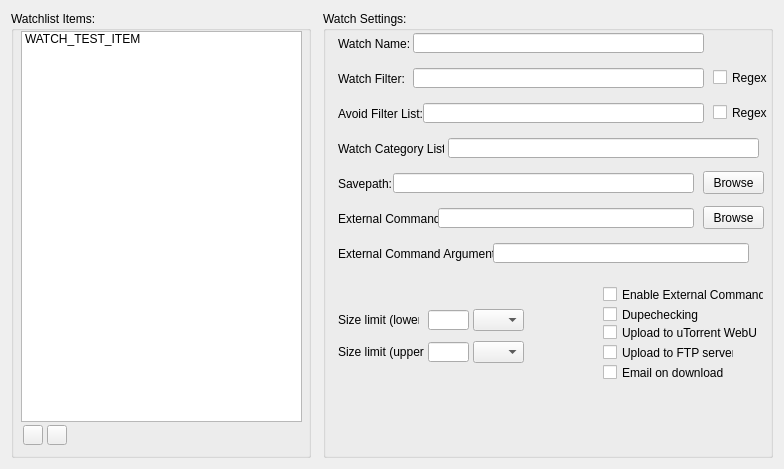
    <widget class="QWidget" name="watchlistTab">
     <attribute name="title">
      <string>Watch List</string>
     </attribute>
     <layout class="QHBoxLayout" name="horizontalLayout">
      <item>
       <widget class="QGroupBox" name="watchlistGroup">
        <property name="sizePolicy">
         <sizepolicy hsizetype="Fixed" vsizetype="Fixed">
          <horstretch>0</horstretch>
          <verstretch>0</verstretch>
         </sizepolicy>
        </property>
        <property name="minimumSize">
         <size>
          <width>300</width>
          <height>447</height>
         </size>
        </property>
        <property name="maximumSize">
         <size>
          <width>300</width>
          <height>447</height>
         </size>
        </property>
        <property name="title">
         <string>Watchlist Items:</string>
        </property>
        <widget class="QPushButton" name="WLGaddEntryButton">
         <property name="geometry">
          <rect>
           <x>12</x>
           <y>414</y>
           <width>20</width>
           <height>20</height>
          </rect>
         </property>
         <property name="font">
          <font>
           <family>Arial</family>
           <pointsize>16</pointsize>
           <weight>50</weight>
           <bold>false</bold>
           <kerning>true</kerning>
          </font>
         </property>
         <property name="mouseTracking">
          <bool>false</bool>
         </property>
         <property name="toolTip">
          <string>Add new watchlist entry.</string>
         </property>
         <property name="text">
          <string/>
         </property>
         <property name="icon">
          <iconset resource="icon_resources.qrc">
           <normaloff>:/guiIcons/icons/plus-icon.png</normaloff>:/guiIcons/icons/plus-icon.png</iconset>
         </property>
        </widget>
        <widget class="QPushButton" name="WLGremoveEntryButton">
         <property name="geometry">
          <rect>
           <x>36</x>
           <y>414</y>
           <width>20</width>
           <height>20</height>
          </rect>
         </property>
         <property name="font">
          <font>
           <pointsize>16</pointsize>
           <weight>75</weight>
           <bold>true</bold>
          </font>
         </property>
         <property name="toolTip">
          <string>Remove currently selected watchlist entry.</string>
         </property>
         <property name="text">
          <string/>
         </property>
         <property name="icon">
          <iconset resource="icon_resources.qrc">
           <normaloff>:/guiIcons/icons/delete-icon.png</normaloff>:/guiIcons/icons/delete-icon.png</iconset>
         </property>
        </widget>
        <widget class="QListWidget" name="WLGwatchlistItemsList">
         <property name="geometry">
          <rect>
           <x>10</x>
           <y>20</y>
           <width>281</width>
           <height>391</height>
          </rect>
         </property>
         <item>
          <property name="text">
           <string>WATCH_TEST_ITEM</string>
          </property>
         </item>
        </widget>
       </widget>
      </item>
      <item>
       <spacer name="items_settings_spacer">
        <property name="orientation">
         <enum>Qt::Horizontal</enum>
        </property>
        <property name="sizeType">
         <enum>QSizePolicy::Fixed</enum>
        </property>
        <property name="sizeHint" stdset="0">
         <size>
          <width>6</width>
          <height>20</height>
         </size>
        </property>
       </spacer>
      </item>
      <item>
       <widget class="QGroupBox" name="watchlistSettingsGroup">
        <property name="sizePolicy">
         <sizepolicy hsizetype="Fixed" vsizetype="Fixed">
          <horstretch>0</horstretch>
          <verstretch>0</verstretch>
         </sizepolicy>
        </property>
        <property name="minimumSize">
         <size>
          <width>450</width>
          <height>447</height>
         </size>
        </property>
        <property name="maximumSize">
         <size>
          <width>450</width>
          <height>447</height>
         </size>
        </property>
        <property name="title">
         <string>Watch Settings:</string>
        </property>
        <widget class="QLineEdit" name="WLSGwatchNameTextbox">
         <property name="geometry">
          <rect>
           <x>90</x>
           <y>22</y>
           <width>291</width>
           <height>20</height>
          </rect>
         </property>
         <property name="toolTip">
          <string>The name of the watchlist item. This is for display purposes 
only and has no effect on the operation of the script.</string>
         </property>
        </widget>
        <widget class="QLabel" name="WLSGwatchNameLabel">
         <property name="geometry">
          <rect>
           <x>15</x>
           <y>25</y>
           <width>71</width>
           <height>16</height>
          </rect>
         </property>
         <property name="text">
          <string>Watch Name: </string>
         </property>
         <property name="buddy">
          <cstring>WLSGwatchNameTextbox</cstring>
         </property>
        </widget>
        <widget class="QLabel" name="WLSGwatchFilterLabel">
         <property name="geometry">
          <rect>
           <x>15</x>
           <y>60</y>
           <width>66</width>
           <height>16</height>
          </rect>
         </property>
         <property name="text">
          <string>Watch Filter:</string>
         </property>
         <property name="buddy">
          <cstring>WLSGwatchFilterTextbox</cstring>
         </property>
        </widget>
        <widget class="QLineEdit" name="WLSGwatchFilterTextbox">
         <property name="geometry">
          <rect>
           <x>90</x>
           <y>57</y>
           <width>291</width>
           <height>20</height>
          </rect>
         </property>
         <property name="toolTip">
          <string>SCCwatcher will download any release matching this filter.</string>
         </property>
        </widget>
        <widget class="QCheckBox" name="WLSGwatchFilterRegexCheck">
         <property name="geometry">
          <rect>
           <x>390</x>
           <y>58</y>
           <width>61</width>
           <height>17</height>
          </rect>
         </property>
         <property name="toolTip">
          <string>Enabe/Disable regular expressions in the watch filter.</string>
         </property>
         <property name="text">
          <string>Regex</string>
         </property>
        </widget>
        <widget class="QLabel" name="WLSGavoidFilterListLabel">
         <property name="geometry">
          <rect>
           <x>15</x>
           <y>95</y>
           <width>86</width>
           <height>16</height>
          </rect>
         </property>
         <property name="text">
          <string>Avoid Filter List: </string>
         </property>
         <property name="buddy">
          <cstring>WLSGavoidFilterListTextbox</cstring>
         </property>
        </widget>
        <widget class="QLineEdit" name="WLSGavoidFilterListTextbox">
         <property name="geometry">
          <rect>
           <x>100</x>
           <y>92</y>
           <width>281</width>
           <height>20</height>
          </rect>
         </property>
         <property name="toolTip">
          <string>SCCwatcher will avoid any release name that matches this filter.</string>
         </property>
        </widget>
        <widget class="QCheckBox" name="WLSGavoidFilterListRegexCheck">
         <property name="geometry">
          <rect>
           <x>390</x>
           <y>93</y>
           <width>61</width>
           <height>17</height>
          </rect>
         </property>
         <property name="toolTip">
          <string>Enabe/Disable regular expressions in the avoid filter.</string>
         </property>
         <property name="text">
          <string>Regex</string>
         </property>
        </widget>
        <widget class="QLabel" name="WLSGwatchCatListLabel">
         <property name="geometry">
          <rect>
           <x>15</x>
           <y>130</y>
           <width>106</width>
           <height>16</height>
          </rect>
         </property>
         <property name="text">
          <string>Watch Category List: </string>
         </property>
         <property name="buddy">
          <cstring>WLSGwatchCatListTextbox</cstring>
         </property>
        </widget>
        <widget class="QLineEdit" name="WLSGwatchCatListTextbox">
         <property name="geometry">
          <rect>
           <x>125</x>
           <y>127</y>
           <width>311</width>
           <height>20</height>
          </rect>
         </property>
         <property name="toolTip">
          <string>This is a list of categories you want SCCwatcher to monitor for this filter. A list of 
acceptable categories is available in the first post of the official SCCwatcher topic.</string>
         </property>
        </widget>
        <widget class="QLabel" name="WLSGsavepathLabel">
         <property name="geometry">
          <rect>
           <x>15</x>
           <y>165</y>
           <width>56</width>
           <height>16</height>
          </rect>
         </property>
         <property name="text">
          <string>Savepath: </string>
         </property>
         <property name="buddy">
          <cstring>WLSGsavepathTextbox</cstring>
         </property>
        </widget>
        <widget class="QLineEdit" name="WLSGsavepathTextbox">
         <property name="geometry">
          <rect>
           <x>70</x>
           <y>162</y>
           <width>301</width>
           <height>20</height>
          </rect>
         </property>
         <property name="toolTip">
          <string>This is the path where SCCwatcher will save matched .torrent files to.</string>
         </property>
        </widget>
        <widget class="QPushButton" name="WLSGsavepathBrowseButton">
         <property name="geometry">
          <rect>
           <x>380</x>
           <y>160</y>
           <width>61</width>
           <height>23</height>
          </rect>
         </property>
         <property name="text">
          <string>Browse</string>
         </property>
        </widget>
        <widget class="QLabel" name="WLSGexternalCommandLabel">
         <property name="geometry">
          <rect>
           <x>15</x>
           <y>200</y>
           <width>101</width>
           <height>16</height>
          </rect>
         </property>
         <property name="text">
          <string>External Command:</string>
         </property>
         <property name="buddy">
          <cstring>WLSGexternalCommandTextbox</cstring>
         </property>
        </widget>
        <widget class="QLineEdit" name="WLSGexternalCommandTextbox">
         <property name="geometry">
          <rect>
           <x>115</x>
           <y>197</y>
           <width>256</width>
           <height>20</height>
          </rect>
         </property>
         <property name="toolTip">
          <string>This is the path to an executable to be used by the external-command feature, if enabled.</string>
         </property>
         <property name="readOnly">
          <bool>true</bool>
         </property>
        </widget>
        <widget class="QPushButton" name="WLSGexternalCommandBrowseButton">
         <property name="geometry">
          <rect>
           <x>380</x>
           <y>195</y>
           <width>61</width>
           <height>23</height>
          </rect>
         </property>
         <property name="text">
          <string>Browse</string>
         </property>
        </widget>
        <widget class="QLabel" name="WLSGexternalCommandArgsLabel">
         <property name="geometry">
          <rect>
           <x>15</x>
           <y>235</y>
           <width>156</width>
           <height>16</height>
          </rect>
         </property>
         <property name="text">
          <string>External Command Arguments: </string>
         </property>
         <property name="buddy">
          <cstring>WLSGexternalCommandArgsTextbox</cstring>
         </property>
        </widget>
        <widget class="QLineEdit" name="WLSGexternalCommandArgsTextbox">
         <property name="geometry">
          <rect>
           <x>170</x>
           <y>232</y>
           <width>256</width>
           <height>20</height>
          </rect>
         </property>
         <property name="toolTip">
          <string>Any arguments to be used with the external command feature. 
All of the shortcuts listed on the &quot;Emailer Settings&quot; tab work here.</string>
         </property>
        </widget>
        <widget class="QLabel" name="WLSGsizeLimitLowerLabel">
         <property name="geometry">
          <rect>
           <x>15</x>
           <y>301</y>
           <width>81</width>
           <height>16</height>
          </rect>
         </property>
         <property name="text">
          <string>Size limit (lower):</string>
         </property>
         <property name="buddy">
          <cstring>WLSGsizeLimitLowerTextbox</cstring>
         </property>
        </widget>
        <widget class="QLabel" name="WLSGsizeLimitUpperLabel">
         <property name="geometry">
          <rect>
           <x>15</x>
           <y>333</y>
           <width>86</width>
           <height>16</height>
          </rect>
         </property>
         <property name="text">
          <string>Size limit (upper):</string>
         </property>
         <property name="buddy">
          <cstring>WLSGsizeLimitUpperTextbox</cstring>
         </property>
        </widget>
        <widget class="QLineEdit" name="WLSGsizeLimitLowerTextbox">
         <property name="geometry">
          <rect>
           <x>105</x>
           <y>299</y>
           <width>41</width>
           <height>20</height>
          </rect>
         </property>
         <property name="toolTip">
          <string>Lower size limit for this watch item. Anything smaller than 
this won't be downloaded.</string>
         </property>
        </widget>
        <widget class="QLineEdit" name="WLSGsizeLimitUpperTextbox">
         <property name="geometry">
          <rect>
           <x>105</x>
           <y>331</y>
           <width>41</width>
           <height>20</height>
          </rect>
         </property>
         <property name="toolTip">
          <string>Upper size limit for this watch item. Anything larger than 
this won't be downloaded.</string>
         </property>
        </widget>
        <widget class="QComboBox" name="WLSGsizeLimitLowerSuffixSelector">
         <property name="geometry">
          <rect>
           <x>150</x>
           <y>298</y>
           <width>51</width>
           <height>22</height>
          </rect>
         </property>
         <property name="toolTip">
          <string>If you do not choose a suffix the size limit function will be disabled.</string>
         </property>
         <item>
          <property name="text">
           <string/>
          </property>
         </item>
         <item>
          <property name="text">
           <string>KB</string>
          </property>
         </item>
         <item>
          <property name="text">
           <string>MB</string>
          </property>
         </item>
         <item>
          <property name="text">
           <string>GB</string>
          </property>
         </item>
        </widget>
        <widget class="QComboBox" name="WLSGsizeLimitUpperSuffixSelector">
         <property name="geometry">
          <rect>
           <x>150</x>
           <y>330</y>
           <width>51</width>
           <height>22</height>
          </rect>
         </property>
         <property name="toolTip">
          <string>If you do not choose a suffix the size limit function will be disabled.</string>
         </property>
         <item>
          <property name="text">
           <string/>
          </property>
         </item>
         <item>
          <property name="text">
           <string>KB</string>
          </property>
         </item>
         <item>
          <property name="text">
           <string>MB</string>
          </property>
         </item>
         <item>
          <property name="text">
           <string>GB</string>
          </property>
         </item>
        </widget>
        <widget class="QCheckBox" name="WLSGutWebUiCheckox">
         <property name="geometry">
          <rect>
           <x>280</x>
           <y>313</y>
           <width>156</width>
           <height>17</height>
          </rect>
         </property>
         <property name="toolTip">
          <string>This controls the uTorrent WebUI Upload function.
Unchecked means no WebUI upload is done. 
Half checked means both the normal download and the WebUI Upload are executed.
Fully checked means only the WebUI Upload function is used. No torrent will be downloaded locally.</string>
         </property>
         <property name="text">
          <string>Upload to uTorrent WebUI</string>
         </property>
         <property name="tristate">
          <bool>true</bool>
         </property>
        </widget>
        <widget class="QCheckBox" name="WLSGftpUploadCheckbox">
         <property name="geometry">
          <rect>
           <x>280</x>
           <y>333</y>
           <width>131</width>
           <height>17</height>
          </rect>
         </property>
         <property name="toolTip">
          <string>Enable/Disable uploading to FTP server. This will use the ftp 
settings given on the &quot;Download/Upload Settings&quot; tab.</string>
         </property>
         <property name="text">
          <string>Upload to FTP server</string>
         </property>
        </widget>
        <widget class="QCheckBox" name="WLSGenableExternalCmdCheckbox">
         <property name="geometry">
          <rect>
           <x>280</x>
           <y>275</y>
           <width>161</width>
           <height>17</height>
          </rect>
         </property>
         <property name="toolTip">
          <string>Enable/Disable the use of the optional external command feature.</string>
         </property>
         <property name="text">
          <string>Enable External Command</string>
         </property>
        </widget>
        <widget class="QCheckBox" name="WLSGemailCheckbox">
         <property name="geometry">
          <rect>
           <x>280</x>
           <y>353</y>
           <width>126</width>
           <height>17</height>
          </rect>
         </property>
         <property name="toolTip">
          <string>Enable/Disable the emailer feature for this filter. This 
will use the info given on the &quot;Emailer Settings&quot; tab.</string>
         </property>
         <property name="text">
          <string>Email on download</string>
         </property>
        </widget>
        <widget class="QCheckBox" name="WLSGdupecheckingCheckbox">
         <property name="geometry">
          <rect>
           <x>280</x>
           <y>295</y>
           <width>101</width>
           <height>17</height>
          </rect>
         </property>
         <property name="toolTip">
          <string>Enable/Disable the dupechecking feature.</string>
         </property>
         <property name="text">
          <string>Dupechecking</string>
         </property>
        </widget>
       </widget>
      </item>
     </layout>
    </widget>
